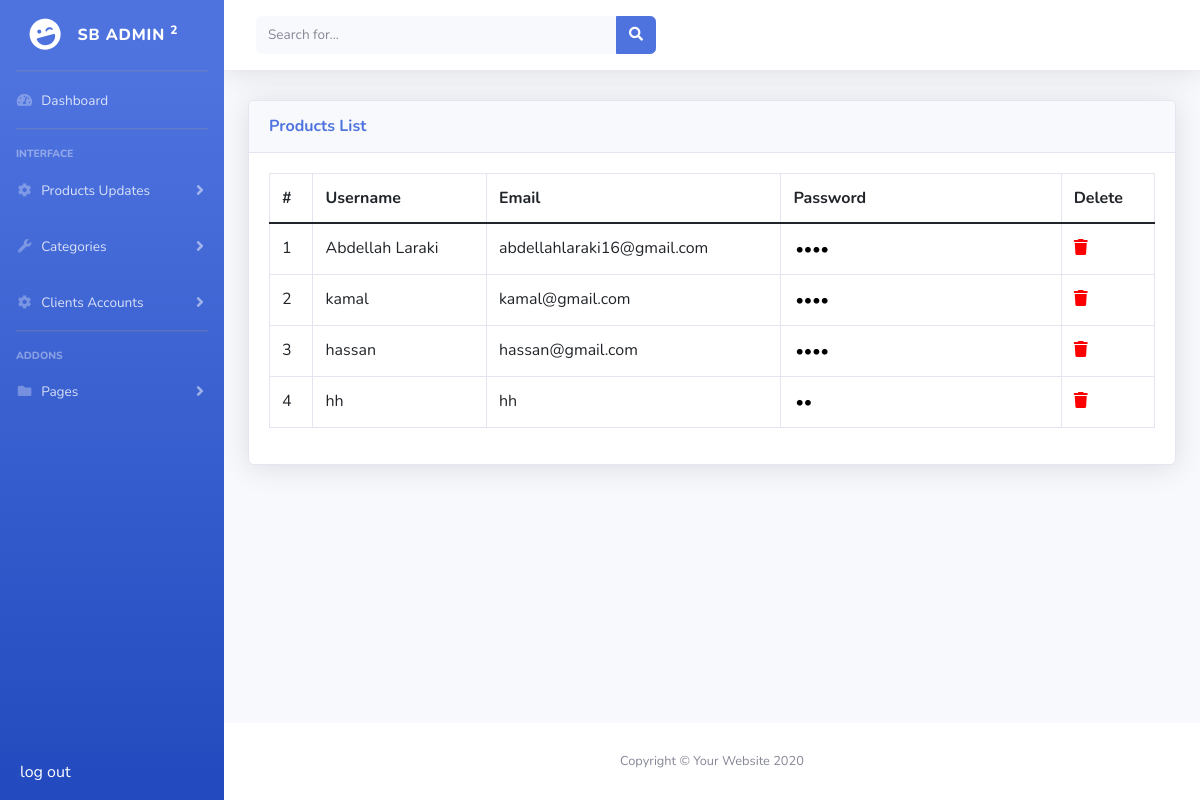
Screenshot of /admin/Clients_Accounts.php with the database file from the repository.
### tables this page shows
CREATE TABLE `Account` (
  `Id` int(11) NOT NULL,
  `Username` varchar(300) NOT NULL,
  `Email` varchar(300) NOT NULL,
  `Password` varchar(300) NOT NULL
);

### admin/Clients_Accounts.php (the view, shortened to what this page needs)
<?php require "../config.php";
?>
<!DOCTYPE html>
<html lang="en">
<head>
    <link rel="stylesheet" href="https://cdn.jsdelivr.net/npm/bootstrap@5.0.0-beta1/dist/css/bootstrap.min.css">
    <link rel="stylesheet" href="https://cdn.jsdelivr.net/npm/bootstrap@5.0.0-beta1/dist/js/bootstrap.bundle.min.js">
    <link rel="stylesheet" href="https://cdnjs.cloudflare.com/ajax/libs/font-awesome/6.2.1/css/all.min.css">
    <link href="vendor/fontawesome-free/css/all.min.css" rel="stylesheet" type="text/css">
    <link href="css/sb-admin-2.min.css" rel="stylesheet">
    <link href="vendor/datatables/dataTables.bootstrap4.min.css" rel="stylesheet">
</head>
<body id="page-top">
    <div id="wrapper">
        <?php include "sidebar.php"; ?>
        <div id="content-wrapper" class="d-flex flex-column">
            <div id="content">
                <nav class="navbar navbar-expand navbar-light bg-white topbar mb-4 static-top shadow">
                    <form action="Clients_Accounts.php" method="post" class="d-none d-sm-inline-block form-inline mr-auto ml-md-3 my-2 my-md-0 mw-100 navbar-search">
                        <div class="input-group">
                            <input type="text" name="account_name_search" class="form-control bg-light border-0 small" placeholder="Search for..." aria-label="Search" aria-describedby="basic-addon2">
                            <div class="input-group-append">
                                <button name="search_account" class="btn btn-primary">
                                    <i class="fas fa-search fa-sm"></i>
                                </button>
                            </div>
                        </div>
                    </form>
                </nav>
                <div class="container-fluid">
                    <div class="card shadow mb-4" style="margin-top: 30px;">
                        <div class="card-header py-3">
                            <h6 class="m-0 font-weight-bold text-primary">Products List </h6>
                        </div>
                        <div class="card-body">
                            <div class="table-responsive">
                                <?php
                                if (isset($_POST["search_account"])) {
                                    $account_name_search = $_POST["account_name_search"];
                                    $query = "SELECT * FROM `Account` WHERE Email LIKE '$account_name_search%' ";
                                    $execute = mysqli_query($con, $query);
                                    $check_P = mysqli_num_rows($execute);
                                ?>
                                    <table class="table table-bordered" id="dataTable" width="100%" cellspacing="0">
                                        <thead>
                                            <tr>
                                                <th>#</th>
                                                <th>Name</th>
                                                <th>Email</th>
                                            <th>Password</th>
                                                <th>Delete</th>
                                            </tr>
                                        </thead>
                                        <tbody>
                                            <?php
                                            if ($check_P > 0) {
                                                while ($row = mysqli_fetch_assoc($execute)) {
                                            ?>
                                                    <tr>
                                                        <td><?php echo $row["Id"]; ?></td>
                                                        <td><?php echo $row["Username"]; ?></td>
                                                        <td><?php echo $row["Email"]; ?></td>
                                                        <td><?php echo $row["Password"]; ?></td>
                                                        <td><a style="text-align: center;color:red;" href="delete.php?delete_Product=<?php echo $row["Id"]; ?>"><i class="fa-solid fa-trash"></i></a></td>
                                                    </tr>
                                            <?php
                                                }
                                            }
                                        } else {
                                            ?>
                                            <?php
                                            $query = "SELECT * FROM `Account`  ";
                                            $execute = mysqli_query($con, $query);
                                            $check_P = mysqli_num_rows($execute);
                                            ?>
                                            <table class="table table-bordered" id="dataTable" width="100%" cellspacing="0">
                                                <thead>
                                                    <tr>
                                                        <th>#</th>
                                                        <th>Username</th>
                                                        <th>Email</th>
                                                        <th>Password</th>
                                                        <th>Delete</th>
                                                    </tr>
                                                </thead>
                                                <tbody>
                                                    <?php
                                                    if ($check_P > 0) {
                                                        while ($row = mysqli_fetch_assoc($execute)) {
                                                    ?>
                                                            <tr>
                                                                <td><?php echo $row["Id"]; ?></td>
                                                                <td><?php echo $row["Username"]; ?></td>
                                                                <td><?php echo $row["Email"]; ?></td>
                                                                <td><input type="password" readonly style="border: none;" value="<?php echo $row["Password"]; ?>"></td>
                                                                <td><a style="text-align: center;color:red;" href="delete_account.php?delete_account=<?php echo $row["Id"]; ?>"><i class="fa-solid fa-trash"></i></a></td>
                                                            </tr>
                                                <?php
                                                        }
                                                    }
                                                }
                                                ?>
                                                </tbody>
                                            </table>
                            </div>
                        </div>
                    </div>
                </div>
            </div>
            <footer class="sticky-footer bg-white">
                <div class="container my-auto">
                    <div class="copyright text-center my-auto">
                        <span>Copyright &copy; Your Website 2020</span>
                    </div>
                </div>
            </footer>
        </div>
    </div>
</body>
</html>

### rows the page displays
account: Id "1", Username "Abdellah Laraki", Email "abdellahlaraki16@gmail.com"
account: Id "2", Username "kamal", Email "kamal@gmail.com"
account: Id "3", Username "hassan", Email "hassan@gmail.com"
account: Id "4", Username "hh", Email "hh"
